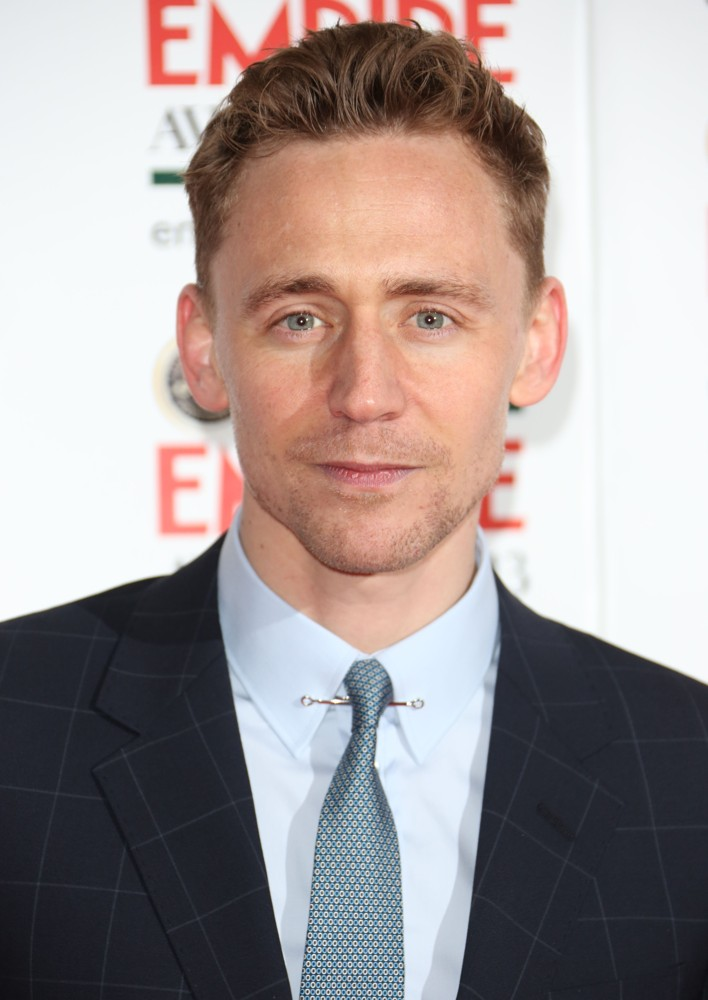
#> input picture photo1.jpg, 708 x 1000 px
$ jupyter execute --allow-errors parallel_face_detection.ipynb   (older library calls are emulated)
#> lines starting #> are read from the running program, lines starting #| are printed output that depends on the picture
# Parallelization and Performance Optimization on Face Detection

[cell 1]
from IPython.display import display, Javascript
from google.colab.output import eval_js
from base64 import b64decode

def take_photo(filename, quality=0.8):
  js = Javascript('''
    async function takePhoto(quality) {
      const div = document.createElement('div');
      const capture = document.createElement('button');
      capture.textContent = 'Capture';
      div.appendChild(capture);

      const video = document.createElement('video');
      video.style.display = 'block';
      const stream = await navigator.mediaDevices.getUserMedia({video: true});

      document.body.appendChild(div);
      div.appendChild(video);
      video.srcObject = stream;
      await video.play();

      // Resize the output to fit the video element.
      google.colab.output.setIframeHeight(document.documentElement.scrollHeight, true);

      // Wait for Capture to be clicked.
      await new Promise((resolve) => capture.onclick = resolve);

      const canvas = document.createElement('canvas');
      canvas.width = video.videoWidth;
      canvas.height = video.videoHeight;
      canvas.getContext('2d').drawImage(video, 0, 0);
      stream.getVideoTracks()[0].stop();
      div.remove();
      return canvas.toDataURL('image/jpeg', quality);
    }
    ''')
  display(js)
  data = eval_js('takePhoto({})'.format(quality))
  binary = b64decode(data.split(',')[1])
  with open(filename, 'wb') as f:
    f.write(binary)
  return filename

**Parallel Execution**

[cell 2]
import scipy.misc

[cell 3]
import os
import concurrent.futures
import Time
#import imageio
import time
import cv2 as cv
import multiprocessing
import numpy as np
from numpy import array
from scipy import misc
import datetime
import sys
from scipy.misc import toimage
from scipy.misc.pilutil import imread
from scipy.linalg import norm
from scipy import sum, average
num_cores = multiprocessing.cpu_count()
print(num_cores)
#> (the rest of this cell did not finish here and is left out)

**Serial Execution**

[cell 4]
import concurrent.futures
import Time
import time
import cv2 as cv
import multiprocessing
import numpy as np
from numpy import array
from scipy import misc
import datetime
import sys
from scipy.misc import imread
from scipy.linalg import norm
from scipy import sum, average
num_cores = multiprocessing.cpu_count()


#> (the rest of this cell did not finish here and is left out)

print('Saved to {}'.format(filename))
img = cv.imread('123.jpg')

face = misc.imread('123.jpg', cv.IMREAD_UNCHANGED)
print (face.shape)
face_cascade = cv.CascadeClassifier('haarcascade_frontalface_default.xml')
img = cv.imread('123.jpg')
gray = cv.cvtColor(img, cv.COLOR_BGR2GRAY)
faces = face_cascade.detectMultiScale(gray, 1.1, 4)
(x, y, w, h)=(0,0,0,0)
for (x, y, w, h) in faces:
    cv.rectangle(img, (x, y), (x+w, y+h), (255, 0, 0), 2)
frame = img[y:y+h, x:x+w]
cv.imwrite('facecircledimg.jpg', img)

cv.imwrite('face.jpg', frame)

time1=time.time()

img = cv.imread("face.jpg")
H,W = img.shape[:2]
gray = np.zeros((H,W), np.uint8)
for i in range(H):
    for j in range(W):
        gray[i,j] = np.clip(0.07 * img[i,j,0]  + 0.72 * img[i,j,1] + 0.21 * img[i,j,2], 0, 255)
cv.imwrite('facegray.jpg', gray)


filename = take_photo("2nd.jpg")
print('Saved to {}'.format(filename))
img = cv.imread('2nd.jpg')
face_cascade = cv.CascadeClassifier('haarcascade_frontalface_default.xml')
img = cv.imread('2nd.jpg')
gray = cv.cvtColor(img, cv.COLOR_BGR2GRAY)
faces = face_cascade.detectMultiScale(gray, 1.1, 4)
for (x, y, w, h) in faces:
    cv.rectangle(img, (x, y), (x+w, y+h), (255, 0, 0), 2)
frame = img[y:y+h, x:x+w]
cv.imwrite('Face2.jpg', frame)
cv.imwrite('facecircledimg1.jpg', img)


img = cv.imread("Face2.jpg")
H,W = img.shape[:2]
gray = np.zeros((H,W), np.uint8)
for i in range(H):
    for j in range(W):
        gray[i,j] = np.clip(0.07 * img[i,j,0]  + 0.72 * img[i,j,1] + 0.21 * img[i,j,2], 0, 255)
cv.imwrite('Facegray2.jpg', gray)
cv.waitKey()

def normalize(arr):
    rng = arr.max()-arr.min()
    amin = arr.min()
    return (arr-amin)*255/rng

def compare_images(img1, img2):
    img1 = normalize(img1)
    img2 = normalize(img2)
    diff = img1 - img2
    m_norm = sum(abs(diff))
    z_norm = norm(diff.ravel(), 0)
    return (m_norm, z_norm)

img1=cv.imread("Facegray2.jpg")
img2=cv.imread("facegray.jpg")
x=len(np.array(img1))
y=len(np.array(img2))

width = int(img1.shape[1]*y/x)
height = int(img1.shape[0]*y/x)
dim = (width, height)
# resize image
resized = cv.resize(img, dim, interpolation = cv.INTER_AREA)
cv.imwrite('NewSizedImageGray.jpg',resized)

img1=cv.imread("NewSizedImageGray.jpg")
n_m, n_0 = compare_images(img1, img2)
print("Photo norm:", n_m, "/ per pixel:", n_m/img1.size)
print("Zero norm:", n_0, "/ per pixel:", n_0*1.0/img1.size)

if(n_m/img1.size*100<25):
    print("Images Are of same Person!!!!!Hurray...!!!")
else:
    print("Images Are of Different People")

time2=time.time()
ser_time=Time.timediffparsr(time2,time1)
print("Time For Serial Execution - ",ser_time)

#> (a cell that did not finish here is left out)

**Compare 2 photos**

Serial

[cell 6]
import concurrent.futures
import Time
import time
import cv2 as cv
import multiprocessing
import numpy as np
from numpy import array
from scipy import misc
import datetime
import sys
from scipy.misc import imread
from scipy.linalg import norm
from scipy import sum, average
import warnings
warnings.simplefilter("ignore")
num_cores = multiprocessing.cpu_count()

face = misc.imread('photo1.jpg', cv.IMREAD_UNCHANGED)
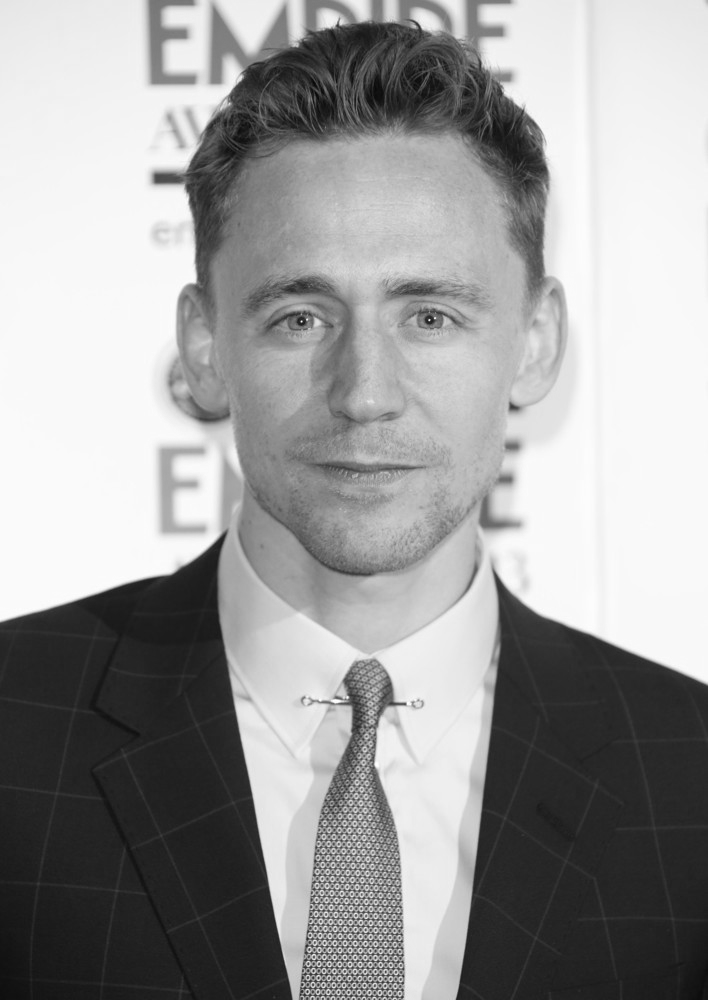
#> face: shape (1000, 708) float32; min 5.66, max 254.7, mean 155.8
print (face.shape)
#| (1000, 708)
face_cascade = cv.CascadeClassifier('haarcascade_frontalface_default.xml')
img = cv.imread('photo1.jpg')
gray = cv.cvtColor(img, cv.COLOR_BGR2GRAY)
faces = face_cascade.detectMultiScale(gray, 1.1, 4)
#> faces = [[275, 669, 90, 90], [183, 167, 368, 368]]
(x, y, w, h)=(0,0,0,0)
for (x, y, w, h) in faces:
    cv.rectangle(img, (x, y), (x+w, y+h), (255, 0, 0), 2)
#> this loop made 2 passes
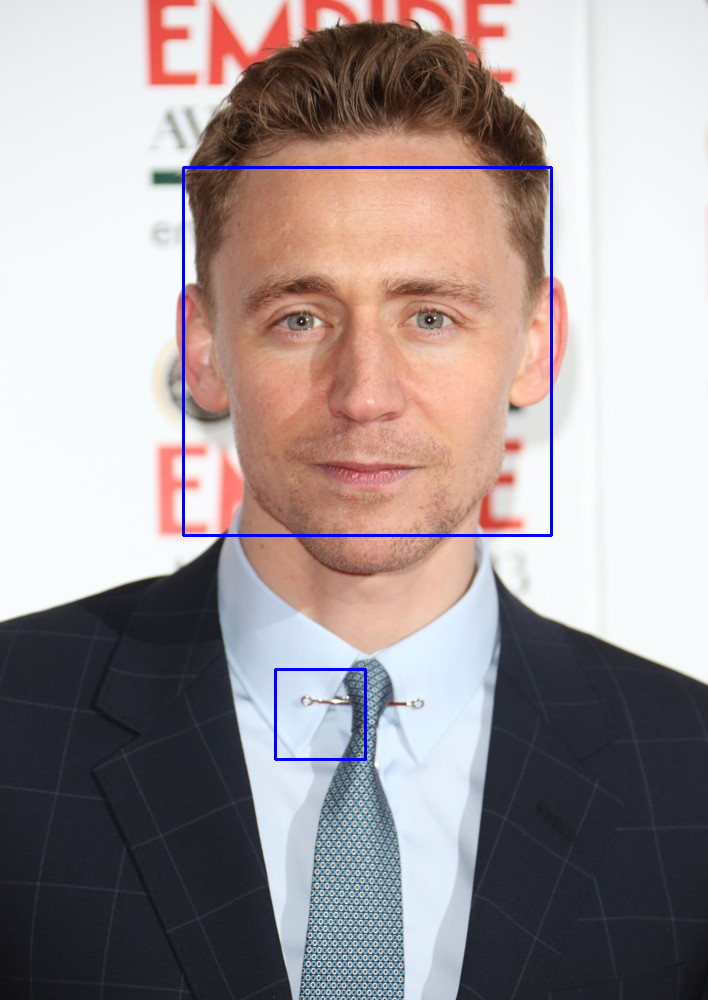
#> img: shape (1000, 708, 3); mean B, G, R 152, 151.2, 162.3
frame = img[y:y+h, x:x+w]
cv.imwrite('facecircledimg.jpg', img)

cv.imwrite('Face.jpg', frame)

time1=time.time()

img = cv.imread("Face.jpg")
#> img: shape (368, 368, 3)
H,W = img.shape[:2]
#> H = 368; W = 368
gray = np.zeros((H,W), np.uint8)
for i in range(H):
    for j in range(W):
        gray[i,j] = np.clip(0.07 * img[i,j,0]  + 0.72 * img[i,j,1] + 0.21 * img[i,j,2], 0, 255)
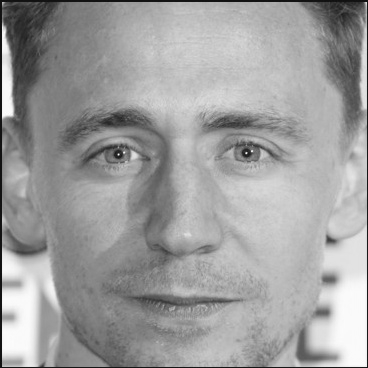
#> gray: shape (368, 368); min 15, max 254, mean 158.5
cv.imwrite('Facegray.jpg', gray)


face = misc.imread('photo2.jpg', cv.IMREAD_UNCHANGED)
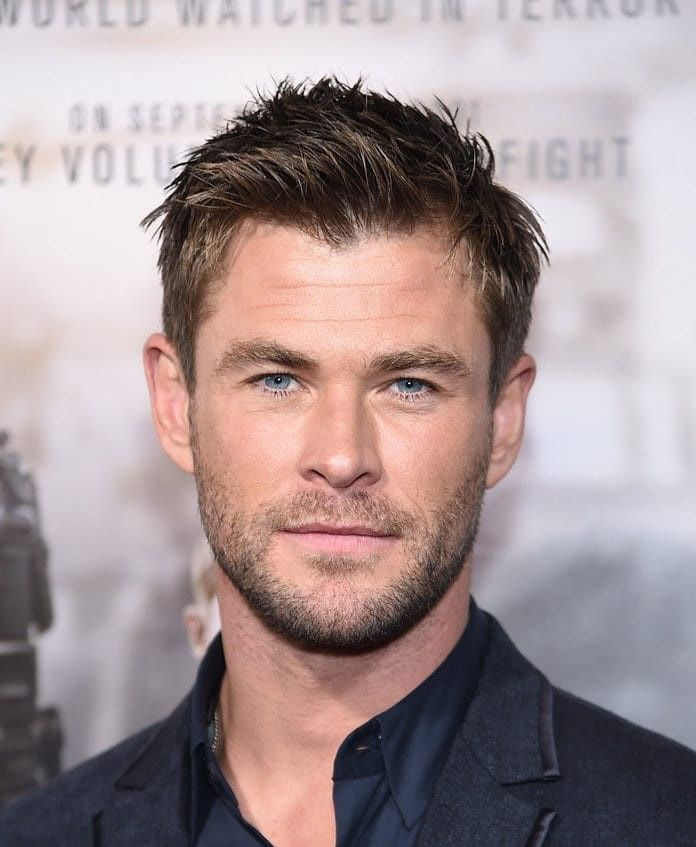
#> input picture photo2.jpg, 696 x 847 px
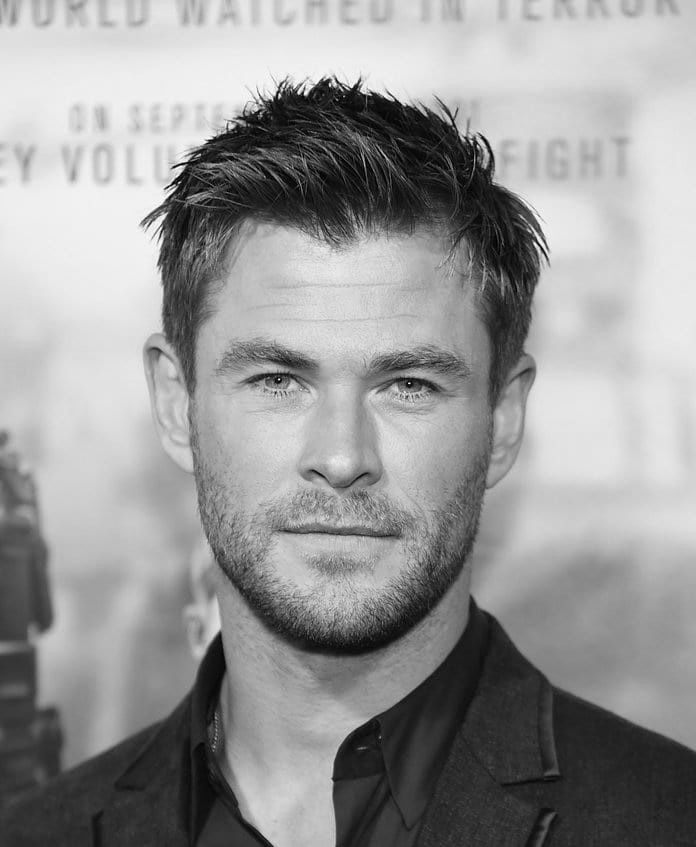
#> face: shape (847, 696) float32; min 0, max 254.4, mean 151.6
print (face.shape)
#| (847, 696)
face_cascade = cv.CascadeClassifier('haarcascade_frontalface_default.xml')
img = cv.imread('photo2.jpg')
#> img: shape (847, 696, 3)
gray = cv.cvtColor(img, cv.COLOR_BGR2GRAY)
#> gray: shape (847, 696)
faces = face_cascade.detectMultiScale(gray, 1.1, 4)
#> faces = [[150, 230, 381, 381]]
for (x, y, w, h) in faces:
    cv.rectangle(img, (x, y), (x+w, y+h), (255, 0, 0), 2)
#> this loop made 1 pass
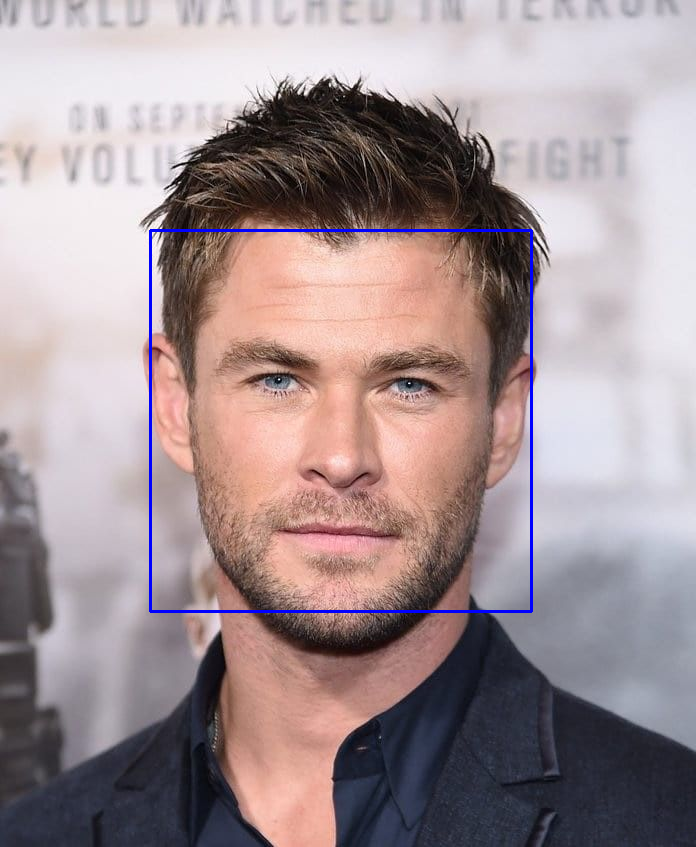
#> img: shape (847, 696, 3); mean B, G, R 148.9, 145.5, 161.7
frame = img[y:y+h, x:x+w]
#> frame: shape (381, 381, 3)
cv.imwrite('Face2.jpg', frame)
cv.imwrite('facecircledimg1.jpg', img)


img = cv.imread("Face2.jpg")
#> img: shape (381, 381, 3)
H,W = img.shape[:2]
#> H = 381; W = 381
gray = np.zeros((H,W), np.uint8)
for i in range(H):
    for j in range(W):
        gray[i,j] = np.clip(0.07 * img[i,j,0]  + 0.72 * img[i,j,1] + 0.21 * img[i,j,2], 0, 255)
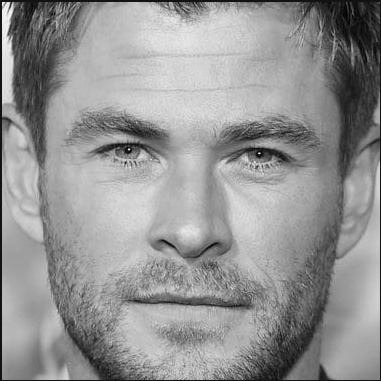
#> gray: shape (381, 381); min 0, max 252, mean 147.6
cv.imwrite('Facegray2.jpg', gray)
cv.waitKey()

def normalize(arr):
    rng = arr.max()-arr.min()
    amin = arr.min()
    return (arr-amin)*255/rng

def compare_images(img1, img2):
    img1 = normalize(img1)
    img2 = normalize(img2)
    diff = img1 - img2
    m_norm = sum(abs(diff))
    z_norm = norm(diff.ravel(), 0)
    return (m_norm, z_norm)

img1=cv.imread("Facegray2.jpg")
#> img1: shape (381, 381, 3); min 0, max 253, mean 147.6
img2=cv.imread("Facegray.jpg")
#> img2: shape (368, 368, 3); min 14, max 255, mean 158.5
x=len(np.array(img1))
#> x = 381
y=len(np.array(img2))
#> y = 368

width = int(img1.shape[1]*y/x)
#> width = 368
height = int(img1.shape[0]*y/x)
#> height = 368
dim = (width, height)
#> dim = (368, 368)
# resize image
resized = cv.resize(img, dim, interpolation = cv.INTER_AREA)
cv.imwrite('NewSizedImageGray.jpg',resized)

img1=cv.imread("NewSizedImageGray.jpg")
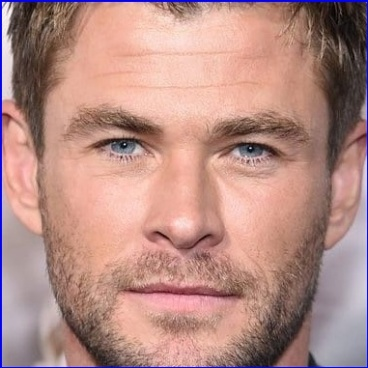
#> img1: shape (368, 368, 3); mean B, G, R 132.9, 140, 180.9
#> (the rest of this cell did not finish here and is left out)

#> in normalize, `rng = arr.max()-arr.min()`: rng = 255
#> in normalize, `amin = arr.min()`: amin = 0
#> in normalize, `return (arr-amin)*255/rng`:
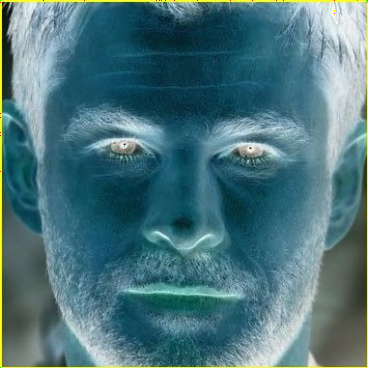
#> returned value: shape (368, 368, 3) float64; mean of channels 0, 1, 2 0.483, 0.455, 0.295; drawn as B, G, R
#> in compare_images, `diff = img1 - img2`:
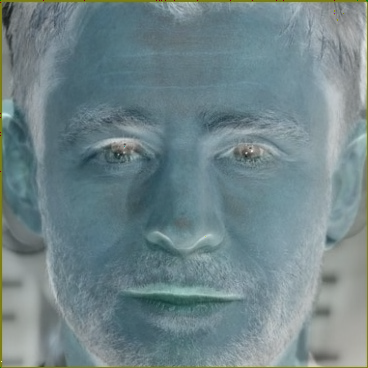
#> diff: shape (368, 368, 3) float64; mean of channels 0, 1, 2 0.0202, -0.00771, -0.168; drawn with min black and max white
print("Photo norm:", n_m, "/ per pixel:", n_m/img1.size)
print("Zero norm:", n_0, "/ per pixel:", n_0*1.0/img1.size)

print(n_m/img1.size*100)
if(n_m/img1.size*100<27.5):
    print("Images Are of same Person!")
else:
    print("Images Are of Different People")

time2=time.time()
ser_time=Time.timediffparsr(time2,time1)
print("Time For Serial Execution - ",ser_time)

Parallel

[cell 7]
import concurrent.futures
import Time
import time
import cv2 as cv
import multiprocessing
import numpy as np
from numpy import array
from scipy import misc
import datetime
import sys
from scipy.misc import imread
from scipy.linalg import norm
from scipy import sum, average
num_cores = multiprocessing.cpu_count()
print(num_cores)
import warnings
warnings.simplefilter("ignore")

face = misc.imread('photo1.jpg', cv.IMREAD_UNCHANGED)
print (face.shape)
#| (1000, 708)
face_cascade = cv.CascadeClassifier('haarcascade_frontalface_default.xml')
img = cv.imread('photo1.jpg')
gray = cv.cvtColor(img, cv.COLOR_BGR2GRAY)
faces = face_cascade.detectMultiScale(gray, 1.1, 4)
#> faces = [[275, 669, 90, 90], [183, 167, 368, 368]]
(x, y, w, h)=(0,0,0,0)
with concurrent.futures.ThreadPoolExecutor() as executor:
    for (x, y, w, h) in faces:
        cv.rectangle(img, (x, y), (x+w, y+h), (255, 0, 0), 2)
frame = img[y:y+h, x:x+w]
cv.imwrite('facecircledimg.jpg', img)

cv.imwrite('face.jpg', frame)

time1=time.time()

img = cv.imread("face.jpg")
H,W = img.shape[:2]
#> H = 368; W = 368
gray = np.zeros((H,W), np.uint8)
with concurrent.futures.ThreadPoolExecutor() as executor:
    for i in range(H):
        with concurrent.futures.ThreadPoolExecutor() as executor:
            for j in range(W):
                gray[i,j] = np.clip(0.07 * img[i,j,0]  + 0.72 * img[i,j,1] + 0.21 * img[i,j,2], 0, 255)
cv.imwrite('Facegray.jpg', gray)

face = misc.imread('photo2.jpg', cv.IMREAD_UNCHANGED)
print (face.shape)
#| (847, 696)
face_cascade = cv.CascadeClassifier('haarcascade_frontalface_default.xml')
img = cv.imread('photo2.jpg')
gray = cv.cvtColor(img, cv.COLOR_BGR2GRAY)
faces = face_cascade.detectMultiScale(gray, 1.1, 4)
#> faces = [[150, 230, 381, 381]]
with concurrent.futures.ThreadPoolExecutor() as executor:
    for (x, y, w, h) in faces:
        cv.rectangle(img, (x, y), (x+w, y+h), (255, 0, 0), 2)
frame = img[y:y+h, x:x+w]
cv.imwrite('Face2.jpg', frame)
cv.imwrite('facecircledimg1.jpg', img)


img = cv.imread("Face2.jpg")
H,W = img.shape[:2]
#> H = 381; W = 381
gray = np.zeros((H,W), np.uint8)
with concurrent.futures.ThreadPoolExecutor() as executor:
    for i in range(H):
        with concurrent.futures.ThreadPoolExecutor() as executor:
            for j in range(W):
                gray[i,j] = np.clip(0.07 * img[i,j,0]  + 0.72 * img[i,j,1] + 0.21 * img[i,j,2], 0, 255)
cv.imwrite('Facegray2.jpg', gray)
cv.waitKey()

def normalize(arr):
    rng = arr.max()-arr.min()
#> rng = 255
    amin = arr.min()
#> amin = 0
    return (arr-amin)*255/rng

def compare_images(img1, img2):
    img1 = normalize(img1)
    img2 = normalize(img2)
    diff = img1 - img2
    m_norm = sum(abs(diff))
    z_norm = norm(diff.ravel(), 0)
    return (m_norm, z_norm)

img1=cv.imread("Facegray2.jpg")
img2=cv.imread("Facegray.jpg")
x=len(np.array(img1))
y=len(np.array(img2))

width = int(img1.shape[1]*y/x)
height = int(img1.shape[0]*y/x)
dim = (width, height)
# resize image
resized = cv.resize(img, dim, interpolation = cv.INTER_AREA)
cv.imwrite('NewSizedImageGray.jpg',resized)

img1=cv.imread("NewSizedImageGray.jpg")
#> (the rest of this cell did not finish here and is left out)
